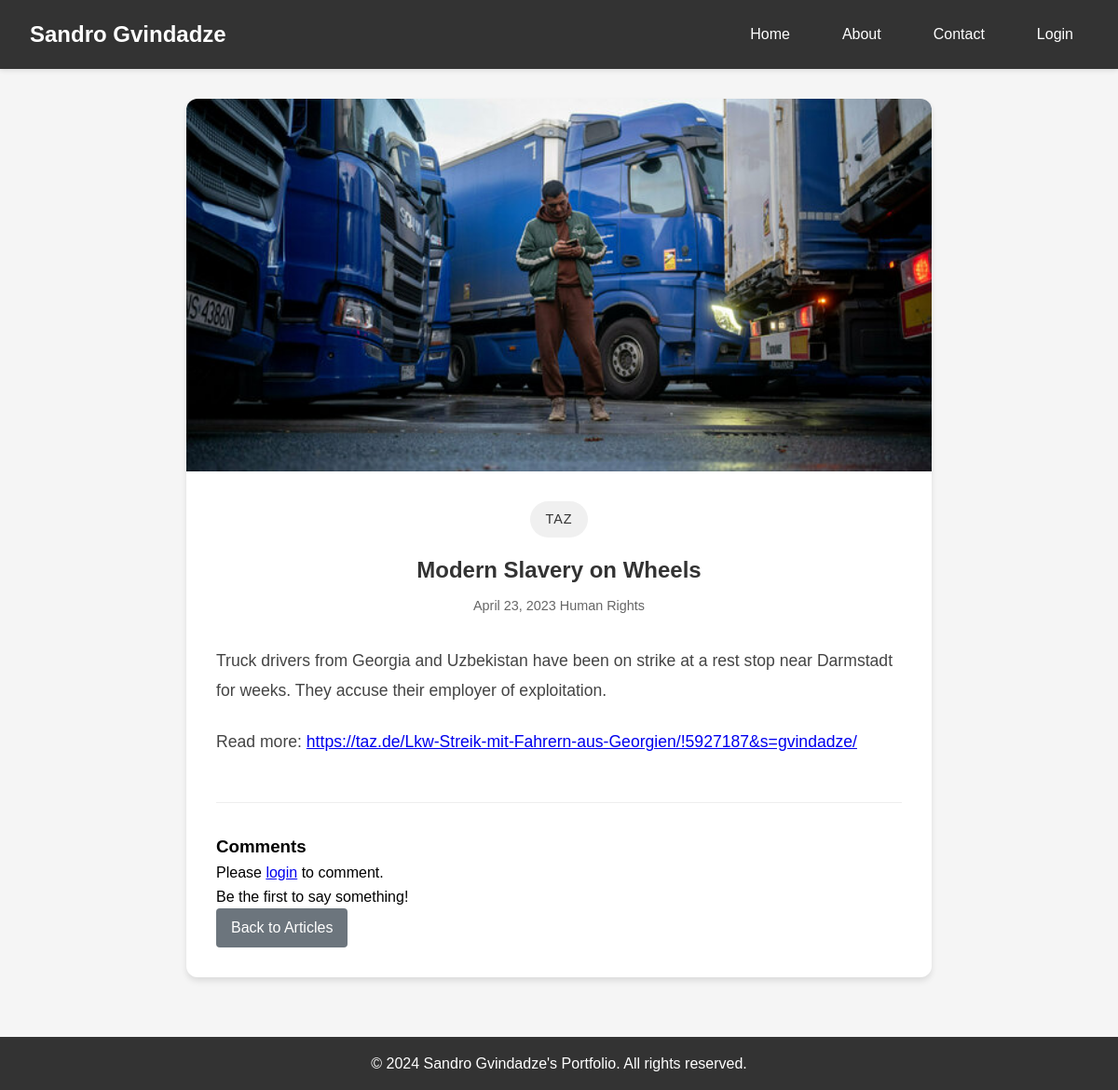
Before: /article/8 with the older database file.
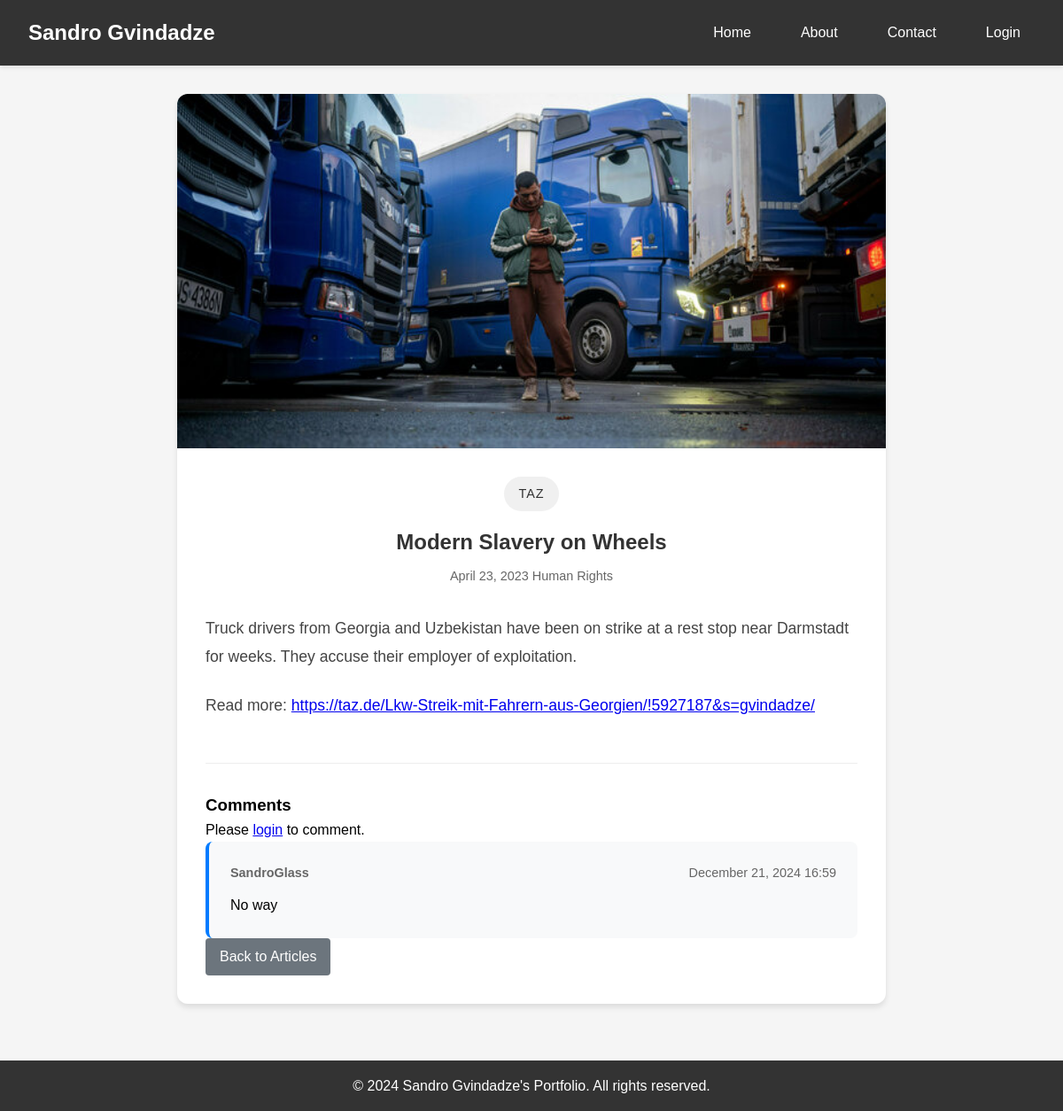
After: the same page with the newer database file.
### app.py (models this page shows, shortened)
class Comment(db.Model):
    id = db.Column(db.Integer, primary_key=True)
    content = db.Column(db.Text, nullable=False)
    created_at = db.Column(db.DateTime, default=datetime.utcnow)
    article_id = db.Column(db.Integer, db.ForeignKey('article.id'), nullable=False)
    user_id = db.Column(db.Integer, db.ForeignKey('user.id'), nullable=False)

class User(UserMixin, db.Model):
    id = db.Column(db.Integer, primary_key=True)
    username = db.Column(db.String(80), unique=True, nullable=False)
    password = db.Column(db.String(120), nullable=False)
    role = db.Column(db.String(20), default='user')
    articles = db.relationship('Article', backref='author', lazy=True)
    comments = db.relationship('Comment', backref='user', lazy=True)

### app.py (the view)
@app.route('/article/<int:id>')
def article(id):
    article = Article.query.get_or_404(id)
    return render_template('article.html', article=article)

### templates/article.html
{% extends "base.html" %}
{% block content %}
<div class="single-article">
   {% if article.image_filename %}
   <div class="article-hero">
       <img src="{{ url_for('static', filename='article_images/' + article.image_filename) }}" alt="{{ article.title }}">
   </div>
   {% endif %}
   <div class="article-container">
       <div class="article-header">
           <div class="article-source">{{ article.publication }}</div>
           <h1 class="article-title">{{ article.title }}</h1>
           <div class="article-meta">
               <span class="date">{{ article.date_published.strftime('%B %d, %Y') }}</span>
               {% if article.category %}
               <span class="category">{{ article.category }}</span>
               {% endif %}
           </div>
       </div>
       <div class="article-body">
        {% for paragraph in article.content.split('[PARA]') %}
            <p>
                {% set words = paragraph.split() %}
                {% for word in words %}
                    {% if word.startswith('http://') or word.startswith('https://') %}
                        <a href="{{ word }}" target="_blank">{{ word }}</a>
                    {% else %}
                        {{ word }}
                    {% endif %}
                {% endfor %}
            </p>
        {% endfor %}
    </div>
       <div class="comments-section">
           <h3>Comments</h3>
           {% if current_user.is_authenticated %}
           <form method="POST" action="{{ url_for('add_comment', id=article.id) }}" class="comment-form">
               <div class="form-group">
                   <textarea name="content" required placeholder="Add a comment..."></textarea>
               </div>
               <button type="submit" class="btn btn-primary">Post Comment</button>
           </form>
           {% else %}
           <p>Please <a href="{{ url_for('login') }}">login</a> to comment.</p>
           {% endif %}
           <div class="comments-list">
               {% for comment in article.comments|sort(attribute='created_at', reverse=true) %}
               <div class="comment">
                   <div class="comment-meta">
                       <strong>{{ comment.user.username }}</strong>
                       <span>{{ comment.created_at.strftime('%B %d, %Y %H:%M') }}</span>
                   </div>
                   <div class="comment-content">
                       {{ comment.content }}
                   </div>
               </div>
               {% else %}
               <p class="no-comments">Be the first to say something!</p>
               {% endfor %}
           </div>
       </div>
       {% if current_user.is_authenticated and article.user_id == current_user.id %}
       <div class="article-actions">
           <a href="{{ url_for('edit_article', id=article.id) }}" class="btn btn-edit">Edit Article</a>
           <a href="{{ url_for('home') }}" class="btn btn-back">Back to Articles</a>
       </div>
       {% else %}
       <div class="article-actions">
           <a href="{{ url_for('home') }}" class="btn btn-back">Back to Articles</a>
       </div>
       {% endif %}
   </div>
</div>
{% endblock %}

Changed rows visible on the page:
added Comment: user.username "SandroGlass", created_at "December 21, 2024 16:59", content "No way"
Other visible differences:
text no longer shown: "Be the first to say something!"
